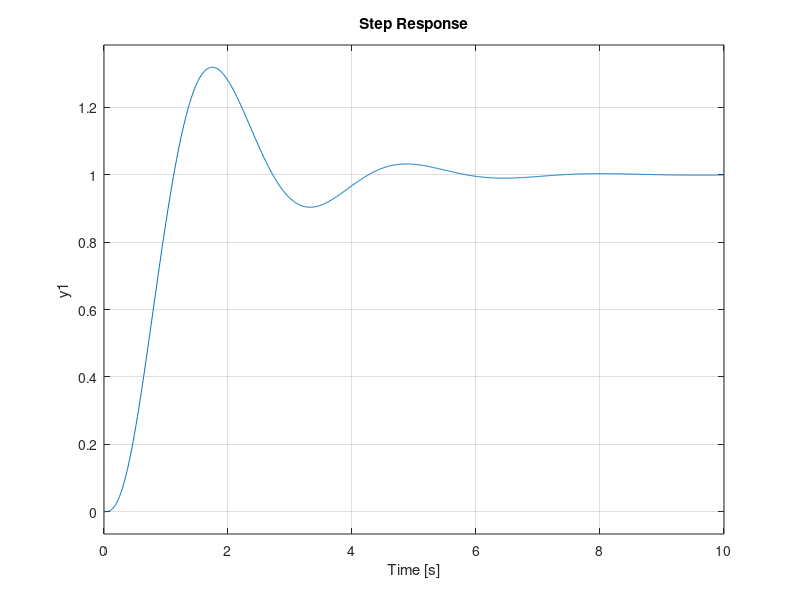

Write the MATLAB code that produced this figure.
s= tf('s');
Ku=12.5;
Tu= 2.85;
Ti= Tu/2 ;
Td = Tu/8 ;
Kp = 0.6*Ku;
Ki=Kp/Ti;
Kd=Kp*Td;
G= 10/((s+1)*(s+2)*(s+3)*(s+4));
C =pid(Kp,Ki,Kd);
T = feedback(C*G,1)
t = 0:0.01:10;
step(T,t)
